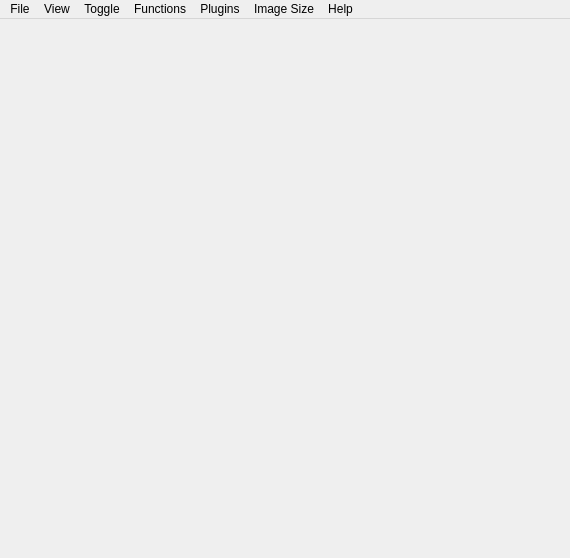
<?xml version="1.0" encoding="UTF-8"?>
<ui version="4.0">
 <class>MainWindow</class>
 <widget class="QMainWindow" name="MainWindow">
  <property name="geometry">
   <rect>
    <x>0</x>
    <y>0</y>
    <width>570</width>
    <height>558</height>
   </rect>
  </property>
  <property name="cursor">
   <cursorShape>ArrowCursor</cursorShape>
  </property>
  <property name="windowTitle">
   <string>MainWindow</string>
  </property>
  <property name="unifiedTitleAndToolBarOnMac">
   <bool>false</bool>
  </property>
  <widget class="QWidget" name="centralwidget"/>
  <widget class="QMenuBar" name="menubar">
   <property name="geometry">
    <rect>
     <x>0</x>
     <y>0</y>
     <width>570</width>
     <height>21</height>
    </rect>
   </property>
   <widget class="QMenu" name="menuFile">
    <property name="title">
     <string>File</string>
    </property>
    <widget class="QMenu" name="menuLoad_Volume">
     <property name="title">
      <string>Load Volume</string>
     </property>
     <addaction name="actionLoad_1_Volume"/>
     <addaction name="actionLoad_2_Volumes"/>
     <addaction name="actionLoad_3_Volumes"/>
     <addaction name="actionLoad_4_Volumes"/>
    </widget>
    <widget class="QMenu" name="menuLoad_Geometry">
     <property name="title">
      <string>Load Geometry</string>
     </property>
     <addaction name="actionNetwork"/>
     <addaction name="actionTriset"/>
     <addaction name="actionPoints"/>
     <addaction name="actionPaths"/>
     <addaction name="actionGrids"/>
     <addaction name="actionLandmarks"/>
    </widget>
    <addaction name="menuLoad_Volume"/>
    <addaction name="actionLoad_Project"/>
    <addaction name="menuLoad_Geometry"/>
    <addaction name="actionLoad_TFfromproject"/>
    <addaction name="actionImport_Keyframes"/>
    <addaction name="separator"/>
    <addaction name="actionSave_Project"/>
    <addaction name="actionSave_ProjectAs"/>
    <addaction name="actionSave_InformationForDrishtiPrayog"/>
    <addaction name="separator"/>
    <addaction name="actionSave_Image"/>
    <addaction name="actionSave_ImageSequence"/>
    <addaction name="actionSave_Movie"/>
    <addaction name="separator"/>
    <addaction name="actionExit"/>
   </widget>
   <widget class="QMenu" name="menuView">
    <property name="title">
     <string>View</string>
    </property>
   </widget>
   <widget class="QMenu" name="menuImage_Size">
    <property name="title">
     <string>Image Size</string>
    </property>
    <addaction name="actionImage_Size"/>
   </widget>
   <widget class="QMenu" name="menuToggle">
    <property name="tearOffEnabled">
     <bool>true</bool>
    </property>
    <property name="title">
     <string>Toggle</string>
    </property>
    <widget class="QMenu" name="menuFlip_Texture_Coordinates">
     <property name="title">
      <string>Flip Texture Coordinates</string>
     </property>
     <addaction name="actionFlip_ImageX"/>
     <addaction name="actionFlip_ImageY"/>
     <addaction name="actionFlip_ImageZ"/>
    </widget>
    <widget class="QMenu" name="menuRender_Quality">
     <property name="title">
      <string>Render Quality</string>
     </property>
     <addaction name="actionNormal"/>
     <addaction name="actionLow"/>
     <addaction name="actionVeryLow"/>
    </widget>
    <widget class="QMenu" name="menuAnaglyph_Stereo_2">
     <property name="title">
      <string>Stereo</string>
     </property>
     <addaction name="actionRedCyan"/>
     <addaction name="actionRedBlue"/>
     <addaction name="actionCrosseye"/>
     <addaction name="actionFor3DTV"/>
    </widget>
    <widget class="QMenu" name="menuCamera_Type">
     <property name="title">
      <string>Camera Type</string>
     </property>
     <addaction name="actionPerspective"/>
     <addaction name="actionOrthographic"/>
    </widget>
    <addaction name="actionStatusBar"/>
    <addaction name="separator"/>
    <addaction name="actionHiresMode"/>
    <addaction name="actionRaycastMode"/>
    <addaction name="separator"/>
    <addaction name="actionShadowRender"/>
    <addaction name="actionMIP"/>
    <addaction name="menuCamera_Type"/>
    <addaction name="menuAnaglyph_Stereo_2"/>
    <addaction name="actionAxes"/>
    <addaction name="actionBoundingBox"/>
    <addaction name="actionDepthcue"/>
    <addaction name="actionMouse_Grab"/>
    <addaction name="actionVisibility"/>
    <addaction name="actionClipping"/>
    <addaction name="separator"/>
    <addaction name="actionSwitch_To1D"/>
    <addaction name="actionEnable_Mask"/>
    <addaction name="separator"/>
    <addaction name="actionLinear_TextureInterpolation"/>
    <addaction name="actionSpline_PositionInterpolation"/>
    <addaction name="actionBottom_Text"/>
    <addaction name="separator"/>
    <addaction name="actionEmptySpaceSkip"/>
    <addaction name="menuRender_Quality"/>
    <addaction name="separator"/>
    <addaction name="actionUse_stillvolume"/>
    <addaction name="actionUse_dragvolume"/>
    <addaction name="actionUse_dragvolumeforshadows"/>
    <addaction name="separator"/>
    <addaction name="menuFlip_Texture_Coordinates"/>
   </widget>
   <widget class="QMenu" name="menuHelp">
    <property name="title">
     <string>Help</string>
    </property>
    <addaction name="actionAbout"/>
   </widget>
   <widget class="QMenu" name="menuPlugins">
    <property name="title">
     <string>Plugins</string>
    </property>
   </widget>
   <widget class="QMenu" name="menuFunctions">
    <property name="title">
     <string>Functions</string>
    </property>
   </widget>
   <addaction name="menuFile"/>
   <addaction name="menuView"/>
   <addaction name="menuToggle"/>
   <addaction name="menuFunctions"/>
   <addaction name="menuPlugins"/>
   <addaction name="menuImage_Size"/>
   <addaction name="menuHelp"/>
  </widget>
  <widget class="QStatusBar" name="statusBar">
   <property name="enabled">
    <bool>false</bool>
   </property>
   <property name="sizeGripEnabled">
    <bool>false</bool>
   </property>
  </widget>
  <action name="actionLoad_1_Volume">
   <property name="text">
    <string>Load 1 Volume</string>
   </property>
   <property name="whatsThis">
    <string/>
   </property>
  </action>
  <action name="actionLoad_2_Volumes">
   <property name="text">
    <string>Load 2 Volumes</string>
   </property>
  </action>
  <action name="actionLoad_3_Volumes">
   <property name="text">
    <string>Load 3 Volumes</string>
   </property>
  </action>
  <action name="actionLoad_4_Volumes">
   <property name="text">
    <string>Load 4 Volumes</string>
   </property>
  </action>
  <action name="actionLoad_Project">
   <property name="text">
    <string>Load Project</string>
   </property>
  </action>
  <action name="actionLoad_TFfromproject">
   <property name="text">
    <string>Import transfer functions from project</string>
   </property>
  </action>
  <action name="actionSave_Project">
   <property name="text">
    <string>Save Project</string>
   </property>
   <property name="iconText">
    <string>Save Project (Ctrl + S)</string>
   </property>
   <property name="shortcut">
    <string>Ctrl+S</string>
   </property>
  </action>
  <action name="actionSave_ProjectAs">
   <property name="text">
    <string>Save Project As</string>
   </property>
   <property name="shortcut">
    <string>Ctrl+Shift+S</string>
   </property>
  </action>
  <action name="actionSave_ImageSequence">
   <property name="text">
    <string>Save Image Sequence</string>
   </property>
  </action>
  <action name="actionSave_Movie">
   <property name="text">
    <string>Save Movie</string>
   </property>
  </action>
  <action name="actionExit">
   <property name="text">
    <string>Exit</string>
   </property>
  </action>
  <action name="actionImage_Size">
   <property name="text">
    <string>Image Size</string>
   </property>
  </action>
  <action name="actionHelp">
   <property name="text">
    <string>Help</string>
   </property>
  </action>
  <action name="actionMouse_Grab">
   <property name="text">
    <string>Mouse Grab (g)</string>
   </property>
  </action>
  <action name="actionSwitch_To1D">
   <property name="checkable">
    <bool>true</bool>
   </property>
   <property name="text">
    <string>1D Transfer Functions</string>
   </property>
  </action>
  <action name="actionEnable_Mask">
   <property name="checkable">
    <bool>true</bool>
   </property>
   <property name="enabled">
    <bool>false</bool>
   </property>
   <property name="text">
    <string>Enable Mask</string>
   </property>
   <property name="visible">
    <bool>false</bool>
   </property>
  </action>
  <action name="actionLinear_TextureInterpolation">
   <property name="checkable">
    <bool>true</bool>
   </property>
   <property name="checked">
    <bool>true</bool>
   </property>
   <property name="text">
    <string>Linear Texture Interpolation</string>
   </property>
  </action>
  <action name="actionFlip_ImageX">
   <property name="checkable">
    <bool>true</bool>
   </property>
   <property name="text">
    <string>X</string>
   </property>
  </action>
  <action name="actionFlip_ImageY">
   <property name="checkable">
    <bool>true</bool>
   </property>
   <property name="text">
    <string>Y</string>
   </property>
  </action>
  <action name="actionFlip_ImageZ">
   <property name="checkable">
    <bool>true</bool>
   </property>
   <property name="text">
    <string>Z</string>
   </property>
  </action>
  <action name="actionImport_Keyframes">
   <property name="text">
    <string>Import Keyframes</string>
   </property>
  </action>
  <action name="actionNetwork">
   <property name="text">
    <string>Network (Graph)</string>
   </property>
  </action>
  <action name="actionTriset">
   <property name="text">
    <string>Triset</string>
   </property>
  </action>
  <action name="actionPoints">
   <property name="text">
    <string>Points</string>
   </property>
  </action>
  <action name="actionPaths">
   <property name="text">
    <string>Paths/Vectors</string>
   </property>
  </action>
  <action name="actionGrids">
   <property name="text">
    <string>Grids</string>
   </property>
  </action>
  <action name="actionSpline_PositionInterpolation">
   <property name="checkable">
    <bool>true</bool>
   </property>
   <property name="checked">
    <bool>true</bool>
   </property>
   <property name="text">
    <string>Spline Position Interpolation</string>
   </property>
  </action>
  <action name="actionDepthcue">
   <property name="checkable">
    <bool>true</bool>
   </property>
   <property name="checked">
    <bool>true</bool>
   </property>
   <property name="text">
    <string>Depthcue (d)</string>
   </property>
  </action>
  <action name="actionUse_dragvolumeforshadows">
   <property name="checkable">
    <bool>true</bool>
   </property>
   <property name="checked">
    <bool>false</bool>
   </property>
   <property name="text">
    <string>Use dragvolume for shadows (j)</string>
   </property>
  </action>
  <action name="actionUse_dragvolume">
   <property name="checkable">
    <bool>true</bool>
   </property>
   <property name="text">
    <string>Use dragvolume (l)</string>
   </property>
  </action>
  <action name="actionBottom_Text">
   <property name="checkable">
    <bool>true</bool>
   </property>
   <property name="checked">
    <bool>true</bool>
   </property>
   <property name="text">
    <string>Bottom Text (?)</string>
   </property>
  </action>
  <action name="actionVeryLowQuality">
   <property name="checkable">
    <bool>true</bool>
   </property>
   <property name="text">
    <string>Very Low Quality Render</string>
   </property>
  </action>
  <action name="actionLowQuality">
   <property name="checkable">
    <bool>true</bool>
   </property>
   <property name="text">
    <string>Low Quality Render</string>
   </property>
  </action>
  <action name="actionNormalRender">
   <property name="checkable">
    <bool>true</bool>
   </property>
   <property name="checked">
    <bool>true</bool>
   </property>
   <property name="text">
    <string>Normal Render</string>
   </property>
  </action>
  <action name="actionNormal">
   <property name="checkable">
    <bool>true</bool>
   </property>
   <property name="checked">
    <bool>true</bool>
   </property>
   <property name="text">
    <string>Normal (0)</string>
   </property>
  </action>
  <action name="actionLow">
   <property name="checkable">
    <bool>true</bool>
   </property>
   <property name="text">
    <string>Low (9)</string>
   </property>
  </action>
  <action name="actionVeryLow">
   <property name="checkable">
    <bool>true</bool>
   </property>
   <property name="text">
    <string>Very Low (8)</string>
   </property>
  </action>
  <action name="actionUse_stillvolume">
   <property name="checkable">
    <bool>true</bool>
   </property>
   <property name="text">
    <string>Always high quality render (h)</string>
   </property>
  </action>
  <action name="actionEmptySpaceSkip">
   <property name="checkable">
    <bool>true</bool>
   </property>
   <property name="checked">
    <bool>true</bool>
   </property>
   <property name="text">
    <string>Skip Empty Region (e)</string>
   </property>
  </action>
  <action name="actionShadowRender">
   <property name="checkable">
    <bool>true</bool>
   </property>
   <property name="text">
    <string>Shadow Render (1)</string>
   </property>
  </action>
  <action name="actionVisibility">
   <property name="checkable">
    <bool>false</bool>
   </property>
   <property name="text">
    <string>Visibility (v)</string>
   </property>
  </action>
  <action name="actionAxes">
   <property name="checkable">
    <bool>true</bool>
   </property>
   <property name="text">
    <string>Axes (a)</string>
   </property>
  </action>
  <action name="actionBoundingBox">
   <property name="checkable">
    <bool>true</bool>
   </property>
   <property name="text">
    <string>Bounding Box (b)</string>
   </property>
  </action>
  <action name="actionStatusBar">
   <property name="checkable">
    <bool>true</bool>
   </property>
   <property name="text">
    <string>Status Bar</string>
   </property>
   <property name="visible">
    <bool>true</bool>
   </property>
  </action>
  <action name="actionRedBlue">
   <property name="checkable">
    <bool>true</bool>
   </property>
   <property name="text">
    <string>Red-Blue (3)</string>
   </property>
  </action>
  <action name="actionRedCyan">
   <property name="checkable">
    <bool>true</bool>
   </property>
   <property name="text">
    <string>Red-Cyan (2)</string>
   </property>
  </action>
  <action name="actionPerspective">
   <property name="checkable">
    <bool>true</bool>
   </property>
   <property name="checked">
    <bool>true</bool>
   </property>
   <property name="text">
    <string>Perspective</string>
   </property>
  </action>
  <action name="actionOrthographic">
   <property name="checkable">
    <bool>true</bool>
   </property>
   <property name="text">
    <string>Orthographic</string>
   </property>
  </action>
  <action name="actionCrosseye">
   <property name="checkable">
    <bool>true</bool>
   </property>
   <property name="text">
    <string>Crosseye (4)</string>
   </property>
  </action>
  <action name="actionAbout">
   <property name="text">
    <string>About</string>
   </property>
  </action>
  <action name="actionSave_Image">
   <property name="text">
    <string>Save Image</string>
   </property>
   <property name="shortcut">
    <string>Alt+S</string>
   </property>
  </action>
  <action name="actionFor3DTV">
   <property name="checkable">
    <bool>true</bool>
   </property>
   <property name="text">
    <string>3D TV (5)</string>
   </property>
  </action>
  <action name="actionHiresMode">
   <property name="checkable">
    <bool>true</bool>
   </property>
   <property name="text">
    <string>Hires Mode (F2)</string>
   </property>
  </action>
  <action name="actionSave_InformationForDrishtiPrayog">
   <property name="text">
    <string>Save Information For Drishti Prayog</string>
   </property>
  </action>
  <action name="actionLandmarks">
   <property name="text">
    <string>Landmarks</string>
   </property>
  </action>
  <action name="actionXRay">
   <property name="checkable">
    <bool>true</bool>
   </property>
   <property name="text">
    <string>XRay (7)</string>
   </property>
  </action>
  <action name="actionMIP">
   <property name="checkable">
    <bool>true</bool>
   </property>
   <property name="text">
    <string>MIP (6)</string>
   </property>
  </action>
  <action name="actionRaycastMode">
   <property name="checkable">
    <bool>true</bool>
   </property>
   <property name="text">
    <string>Raycast Mode (F3)</string>
   </property>
  </action>
  <action name="actionClipping">
   <property name="text">
    <string>Clipping</string>
   </property>
  </action>
 </widget>
 <resources/>
 <connections/>
</ui>
